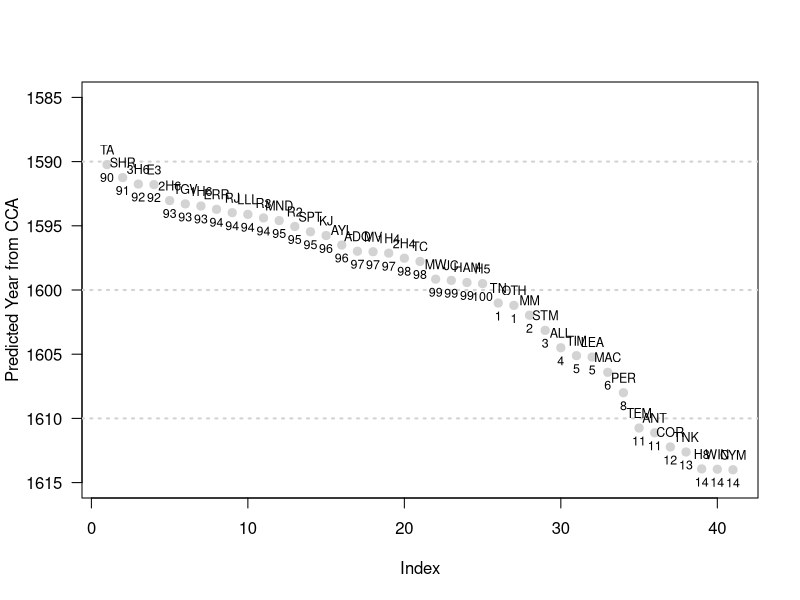
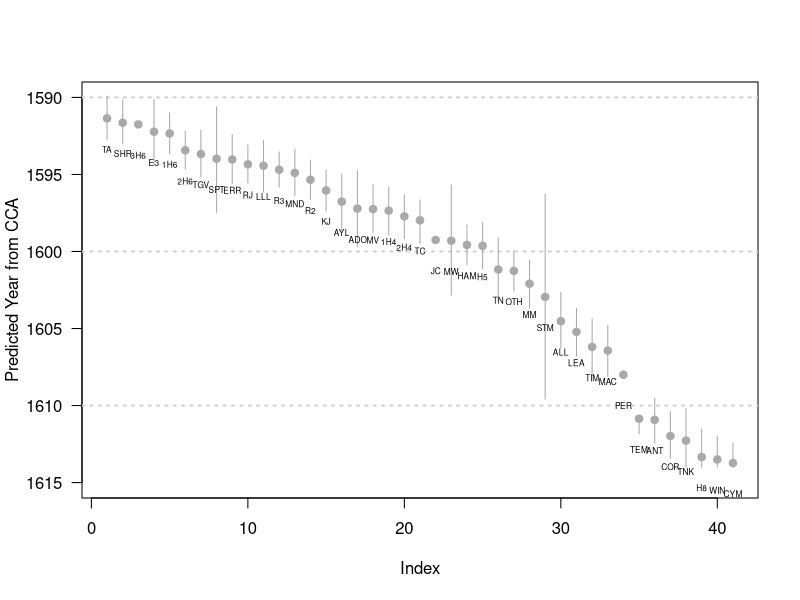
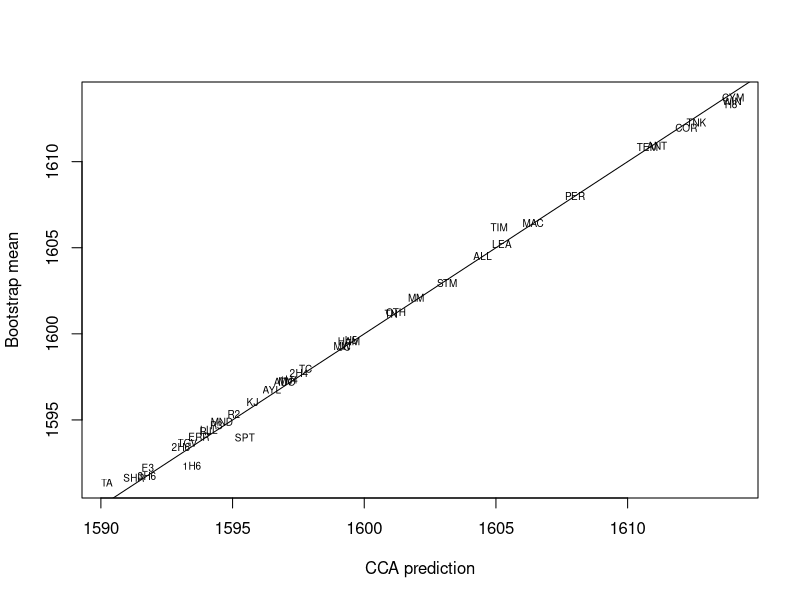

The R source for these figures, in order: (Note: this script raises an error after producing the figures.)

setwd("~/Documents/shakespeare-chronordination")
library(scales)
data = read.csv('cca_prediction_march2014.csv')

plot(data$cca_prediction[order(data$cca_prediction)],ylim=c(1615,1585),las=1,ylab='Predicted Year from CCA',pch=19,col='lightgrey',cex=1.1)
abline(h=c(1590,1600,1610),lty=3,col='lightgrey',lwd=2)
#axis(4,las=1)
text(1:41,data$cca_prediction[order(data$cca_prediction)],data$Title[order(data$cca_prediction)],cex=.75,adj=c(.5,-1))
text(1:41,data$cca_prediction[order(data$cca_prediction)],round(data$cca_prediction[order(data$cca_prediction)])-c(rep(1500,25),rep(1600,41-25)),cex=.75,adj=c(.5,1.75))

boot = read.table('monday_temp.txt')
names = read.csv('cca_bootstrap_play_titles.csv',header=F)
#names = read.table('raw_data_titles.txt')
names = names[,1]
names

boot_means = apply(boot,1,mean)
plot(sort(boot_means),ylim=c(1615,1590),type='n',ylab='Predicted Year from CCA',las=1)
x = apply(boot,1,quantile,probs=c(.025,.975))
abline(h=c(1590,1600,1610),lty=3,col='lightgrey',lwd=2)
segments(c(1:41),x[1,][order(boot_means)],c(1:41),x[2,][order(boot_means)],col='darkgrey')
points(sort(boot_means),pch=19,col='darkgrey')
text(1:41,sort(boot_means)+2,names[order(boot_means)],cex=.5)

cbind(boot_means,names)

output = data.frame(names,boot_means,t(x))
names(output) = c('play','mean_cca','lower_95','upper_95')
head(output)


combined = merge(data[,1:2],output,by.x='Title',by.y='play')
plot(combined$cca_prediction,combined$mean_cca,type='n',xlab='CCA prediction',ylab='Bootstrap mean')
text(combined$cca_prediction,combined$mean_cca,combined$Title,cex=.6)
abline(a=0,b=1)

write.csv(combined,'cca_bootstrap_confidence_intervals.csv',row.names=F)

theaters = read.csv('playhouse_status.csv')
plot(theaters,type='l')

all(theaters$date[theaters$status=='closed']-theaters$date[theaters$status=='open'] < 0)
sum(theaters$status=='closed')
sum(theaters$status=='open')

polygon(c(0,0,41,41),theaters$date[c(1,2,2,1)])
polygon(c(0,0,41,41),theaters$date[c(3,4,4,3)])

for (i in seq(1,38-1,2)) {
  polygon(c(0,0,41,41),theaters$date[c(i,i+1,i+1,i)],col=alpha('black',.1),border=NA)
}
